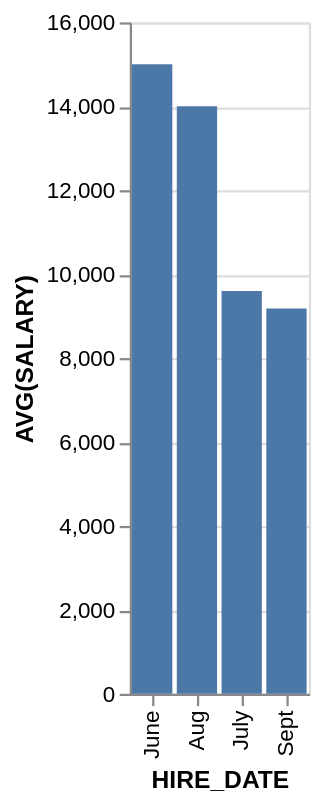

Specify this chart in Vega-Lite:
### Vega-Lite specification from a JSON file in a GitHub repository (floating-point values rounded to 4 significant figures)
{"data": {"values": [{"x_data": "June", "y_data": 15000}, {"x_data": "Aug", "y_data": 14000}, {"x_data": "July", "y_data": 9600}, {"x_data": "Sept", "y_data": 9180}]}, "mark": "bar", "encoding": {"x": {"field": "x_data", "type": "nominal", "title": "HIRE_DATE", "sort": {"op": "sum", "field": "y_data", "order": "descending"}}, "y": {"field": "y_data", "type": "quantitative", "title": "AVG(SALARY)"}}}
